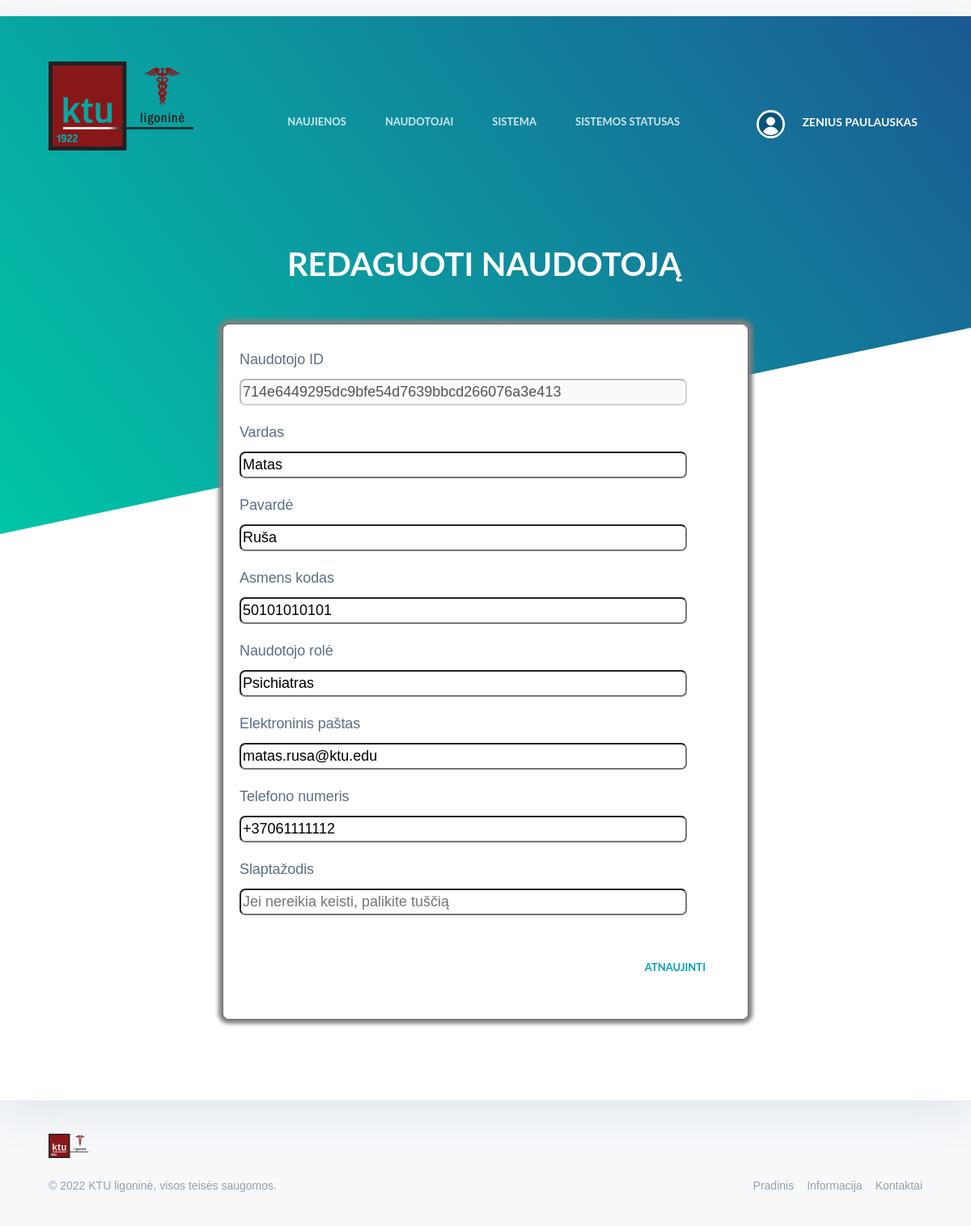
Screenshot of /naudotojai/714e6449295dc9bfe54d7639bbcd266076a3e413/redagavimas (signed in) with the database file from the repository.
### app.py (models this page shows, shortened)
class User(db.Model, UserMixin):
    unique_id = db.Column(db.String(20), primary_key = True, unique = True)
    first_name = db.Column(db.String(20))
    last_name = db.Column(db.String(20))
    personal_code = db.Column(db.String(11))
    email = db.Column(db.String(50))
    phone = db.Column(db.String(15))
    position = db.Column(db.String(50))
    working_hours = db.Column(db.String(300))
    password = db.Column(db.String(50))
    image_url = db.Column(db.String(100))

### app.py (the view)
@app.route('/naudotojai/<user_id>/redagavimas', methods=['GET', 'POST'])
def update_user(user_id):
    if(current_user.position == "Administratorius"):
        form = EditUser()
        edituser = User.query.get(user_id)
        if request.method == 'POST' and form.validate_on_submit():
            edituser.unique_id = edituser.unique_id
            edituser.first_name = form.first_name.data
            edituser.last_name = form.last_name.data
            edituser.personal_code = form.personal_code.data
            edituser.position = form.position.data
            edituser.email = form.email.data
            edituser.phone = form.phone.data
            edituser.password = edituser.password
            if form.password.data:
                passhash = generate_password_hash(form.password.data, method='sha256')
                edituser.password = passhash
            db.session.commit()
            return redirect(url_for('user_list_admin'))
        else:
            return render_template('user-edit.html', form = form, user = current_user, edituser=edituser)
    else:
        return render_template('index.html')

### app.py
class EditUser(FlaskForm):
    unique_id = StringField('Naudotojo ID')
    first_name = StringField('Vardas', validators=[InputRequired(), Length(min=3, max=50)])
    last_name = StringField('Pavardė', validators=[InputRequired(), Length(min=3, max=20)])
    personal_code = StringField('Asmens kodas', validators=[InputRequired(), Length(min=11, max=11)])
    position = StringField('Naudotojo rolė', validators=[InputRequired(), Length(min=3, max=50)])
    email = StringField('El. pašto adresas', validators=[InputRequired(), Email(message='Neteisingas el. pašto adresas'), Length(max=50)])
    phone = StringField('Telefono numeris', validators=[InputRequired(), Length(min=5)])
    password = StringField('Slaptažodis')

### app.py (called while the page is built)
@user_login.user_loader
def load_user(user_id):
    return User.query.get(user_id)

### templates/user-edit.html (shortened to what this page needs)
<html class="sr" lang="lt"><head>
    <link href="https://cdn.jsdelivr.net/npm/bootstrap@4.5.0/dist/css/bootstrap.min.css" rel="stylesheet">
	<link href="/static/styles/patient_history/style.css" type="text/css" rel="stylesheet">
    <link rel="stylesheet" href="{{ url_for('static', filename='styles/useredit/style.css') }}">
    <link rel="stylesheet" href="{{ url_for('static', filename='styles/useredit/css.css') }}">
</head>
<body class="is-boxed has-animations" style="height: 100%;">
	<div class="body-wrap boxed-container">
		<header class="site-header">
            <div class="container">
                <div class="site-header-inner">
                    <div class="brand header-brand">
                        <h1 class="m-0">
                            <a href="#">
                                <svg width="32" height="32" viewBox="0 0 32 32" xmlns="http://www.w3.org/2000/svg">
                                    <title>KTU ligonine</title>
                                    <defs>
										</defs></svg></a><div id="header" style="min-width:200px;"><a href="/"><img class="main-logo" src="/static/logo.png/" alt=""></a>
										</div>
                        </h1>
                    </div>
                    <ul class="header-links list-reset m-0 menu-pos">
						<li><a href="{{ url_for('admin_news') }}">Naujienos</a></li>
						<li><a href="{{ url_for('user_list_admin') }}">Naudotojai</a></li>
						<li><a href="{{ url_for('system_status') }}">Sistema</a></li>
                        <li><a href="{{ url_for('system_usage') }}">Sistemos statusas</a></li>
					</ul>
					<div class="navbar_right menu-pos">
                        <img src="{{ url_for('static', filename='user_images/' + user.image_url) }}" alt="profile_pic" style="position: absolute; border-radius: 50%;">
                        <div class="dropdown">
                            <button class="dropbtn">
                                <span class="username" style="padding-left: 50px;">{{ user.first_name }} {{ user.last_name }} </span>
                            </button>
                        </div>
                	</div>
                </div>
            </div>
        </header>
    <div class="container">
        <div class="site-header-inner">
            <div class="brand header-brand" style="margin-left:auto; margin-right:auto; width: 50%;">
                <p class="section-header" style="width: 1078px; margin-left: 25px;">Redaguoti naudotoją</p>
            </div>
        </div>
    </div>
    <div class="card" style="width: 650px; height: 860px;margin:0 auto; margin-bottom: 100px;">
        <form style="padding-left: 20px; padding-top: 30px;" action="{{ url_for('update_user', user_id=edituser.unique_id) }}" method="POST">
            <div class="form-group">
                <label class="form-label">Naudotojo ID</label><br>
                {{ form.unique_id(class_='input-box', size='50', value=edituser.unique_id, disabled=true) }}
            </div>
            <div class="form-group">
                <label class="form-label">Vardas</label><br>
                {{ form.first_name(class_='input-box', size='50', value=edituser.first_name) }}
            </div>
            <div class="form-group">
                <label class="form-label">Pavardė</label><br>
                {{ form.last_name(class_='input-box', size='50', value=edituser.last_name) }}
            </div>
            <div class="form-group">
                <label class="form-label">Asmens kodas</label><br>
                {{ form.personal_code(class_='input-box', size='50', value=edituser.personal_code) }}
            </div>
            <div class="form-group">
                <label class="form-label">Naudotojo rolė</label><br>
                {{ form.position(class_='input-box', size='50', value=edituser.position) }}
            </div>
            <div class="form-group">
                <label class="form-label">Elektroninis paštas</label><br>
                {{ form.email(class_='input-box', size='50', value=edituser.email) }}
            </div>
            <div class="form-group">
                <label class="form-label">Telefono numeris</label><br>
                {{ form.phone(class_='input-box', size='50', value=edituser.phone) }}
            </div>
            <div class="form-group">
                <label class="form-label">Slaptažodis</label><br>
                {{ form.password(class_='input-box', size='50', placeholder='Jei nereikia keisti, palikite tuščią') }}
            </div>
            <div class="text-right mt-3">
                <button type="submit" class="button" style="position:absolute; margin-top: 20px; right: 20px;">Atnaujinti</button>
            </div>
        </form>
    </div>
	</div>
	<footer class="site-footer">
            <div class="container">
                <div class="site-footer-inner">
                    <div class="brand footer-brand">
                        <a href="#">
                            <img src="{{ url_for('static', filename='logo.png') }}" alt="" width="50" height="50" viewBox="0 0 32 32">
                        </a>
                    </div>
                    <ul class="footer-links list-reset">
                        <li>
                            <a href="{{ url_for('home') }}">Pradinis</a>
                        </li>
                        <li>
                            <a href="{{ url_for('info') }}">Informacija</a>
                        </li>
                        <li>
                            <a href="{{ url_for('contacts') }}">Kontaktai</a>
                        </li>
                    </ul>
                    <ul></ul>
                    <div class="footer-copyright">© 2022 KTU ligoninė, visos teisės saugomos.</div>
                </div>
            </div>
        </footer>
</body></html>

### rows the page displays
User: image_url (placeholder picture), first_name "ZENIUS", last_name "PAULAUSKAS"
User: unique_id "714e6449295dc9bfe54d7639bbcd266076a3e413", first_name "Matas", last_name "Ruša", personal_code "50101010101", position "Psichiatras", email "matas.rusa@ktu.edu", phone "+37061111112"
